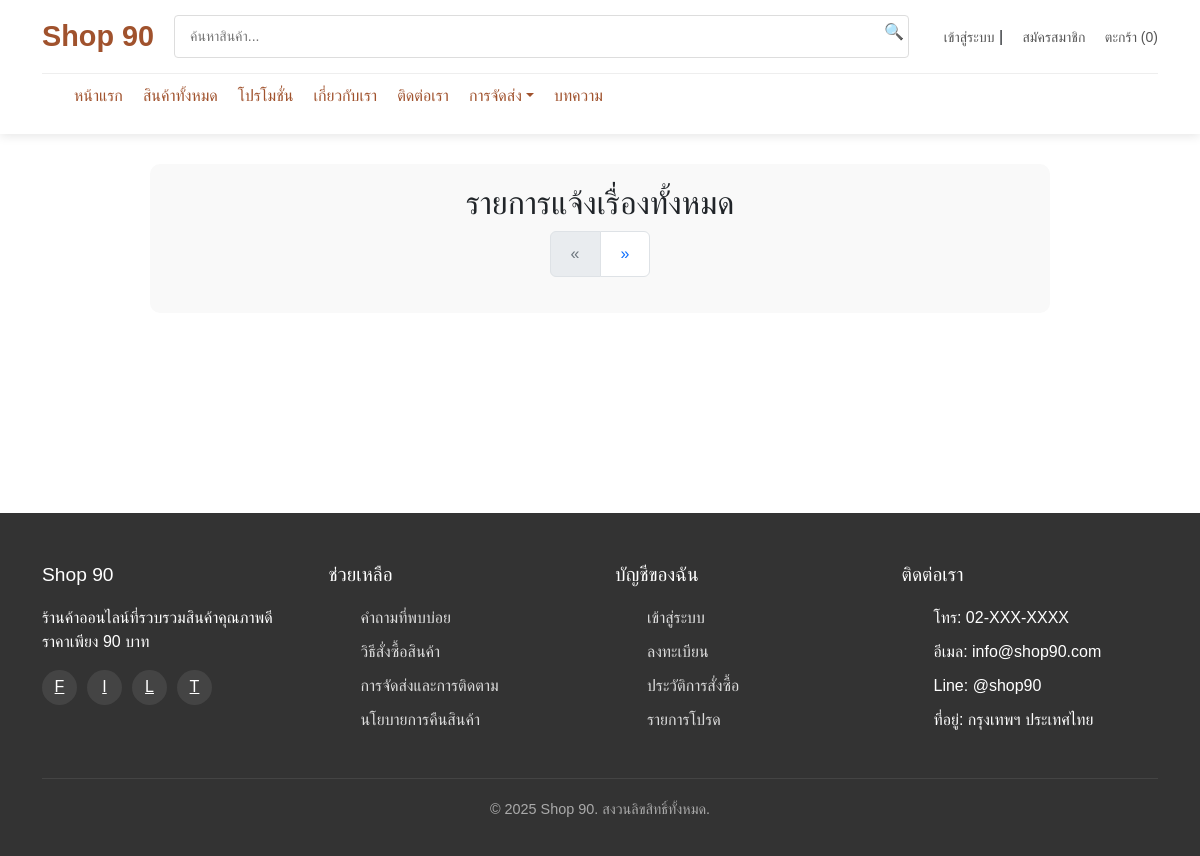
The page /page/issue_management.php on the database as committed earlier.
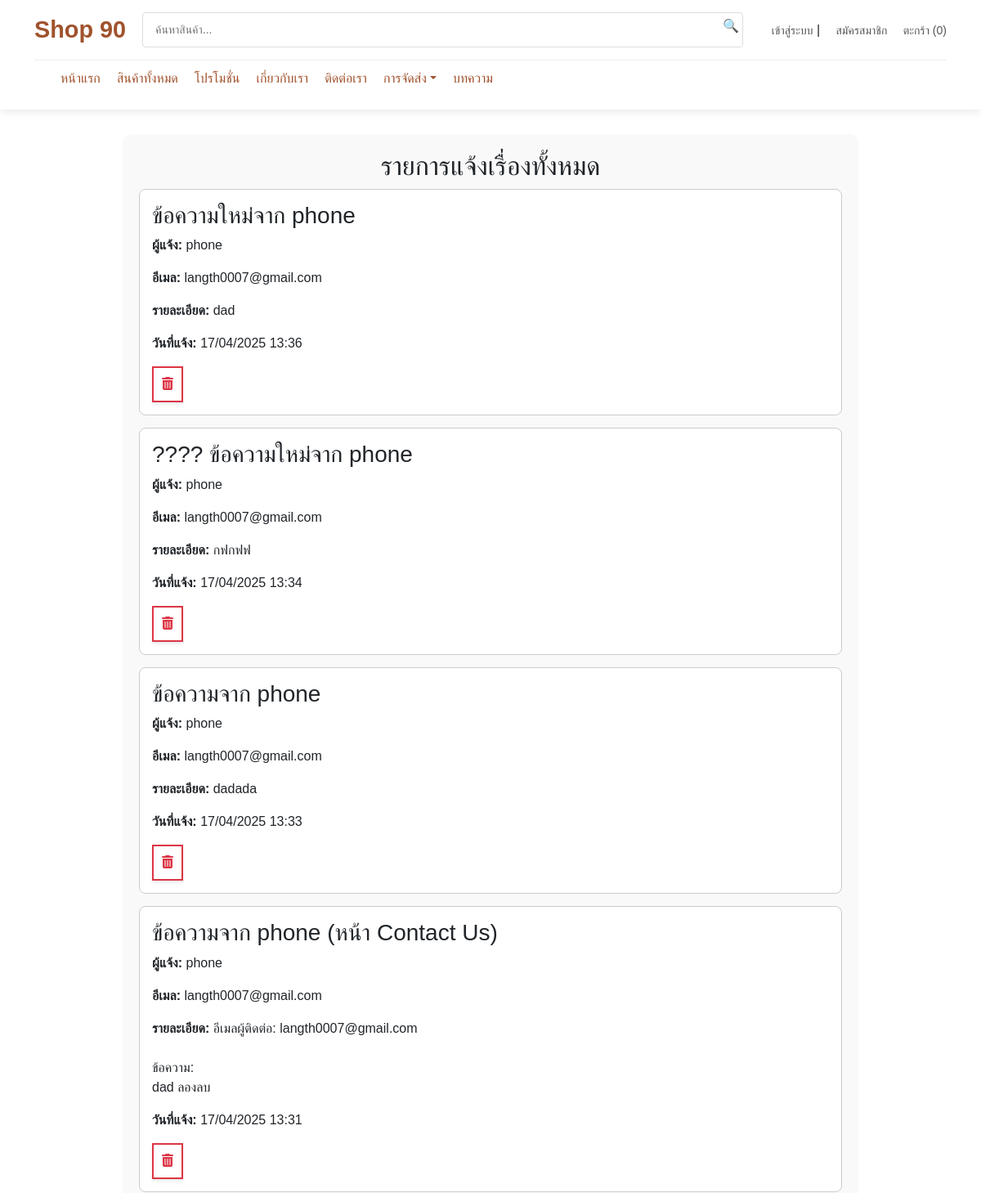
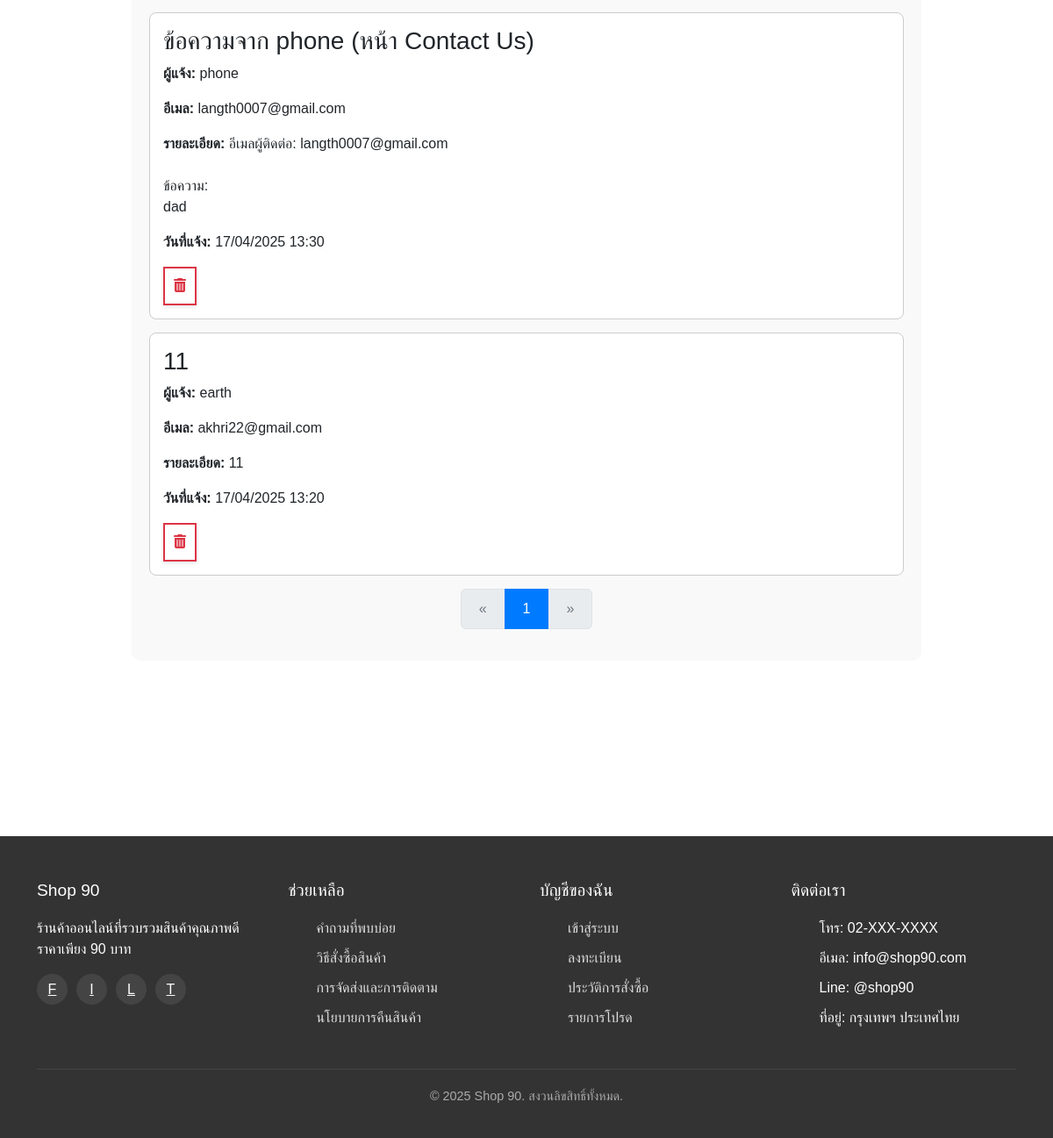
The same page on the database as committed later (2 pictures, top to bottom).
### tables this page shows
CREATE TABLE `complaints` (
  `complaint_id` int(11) NOT NULL,
  `user_id` int(11) NOT NULL,
  `title` varchar(255) NOT NULL,
  `description` text NOT NULL,
  `created_at` datetime DEFAULT current_timestamp(),
  `updated_at` datetime DEFAULT current_timestamp() ON UPDATE current_timestamp(),
  `status` varchar(2) NOT NULL
);

CREATE TABLE `users` (
  `user_id` int(11) NOT NULL,
  `username` varchar(255) NOT NULL,
  `email` varchar(255) NOT NULL,
  `password` varchar(255) NOT NULL,
  `phone_number` varchar(20) DEFAULT NULL,
  `address` text DEFAULT NULL,
  `user_type` enum('customer','admin') NOT NULL DEFAULT 'customer',
  `created_at` timestamp NOT NULL DEFAULT current_timestamp(),
  `profile_image` varchar(255) NOT NULL DEFAULT 'default.png'
);

### page/issue_management.php (the view, shortened to what this page needs)
<?php
include('../includes/header.php');
$limit = 10;
$page = isset($_GET['page']) ? (int)$_GET['page'] : 1;
$offset = ($page - 1) * $limit;
$sql = "SELECT c.*, u.username, u.email
        FROM complaints c
        JOIN users u ON c.user_id = u.user_id
        WHERE c.status = 'y'  -- เพิ่มเงื่อนไขเลือกสถานะ 'y'
        ORDER BY c.created_at DESC
        LIMIT $limit OFFSET $offset";
$result = $conn->query($sql);
$total_sql = "SELECT COUNT(*) AS total FROM complaints WHERE status = 'y'";
$total_result = $conn->query($total_sql);
$total_row = $total_result->fetch_assoc();
$total_records = $total_row['total'];
$total_pages = ceil($total_records / $limit);
?>
<!DOCTYPE html>
<html lang="th">
<head>
</head>
<body>
    <div class="issue-container">
        <h2>รายการแจ้งเรื่องทั้งหมด</h2>
        <?php while ($row = $result->fetch_assoc()) : ?>
        <div class="issue-card">
            <h3> <?= htmlspecialchars($row['title']) ?></h3>
            <p><strong>ผู้แจ้ง:</strong> <?= htmlspecialchars($row['username']) ?></p>
            <p><strong>อีเมล:</strong> <?= htmlspecialchars($row['email']) ?></p>
            <p><strong>รายละเอียด:</strong> <?= nl2br(htmlspecialchars($row['description'])) ?></p>
            <p><strong>วันที่แจ้ง:</strong> <?= date('d/m/Y H:i', strtotime($row['created_at'])) ?></p>
            <form action="../process/del_issue_management.php" method="POST" style="display:inline;">
                <button type="submit" class="custom-delete-btn" id="deleteBtn">
                    <i class="fas fa-trash-alt"></i>
                </button>
            </form>
        </div>
        <?php endwhile; ?>
        <nav aria-label="Page navigation">
            <ul class="pagination justify-content-center">
                <li class="page-item <?= ($page == 1) ? 'disabled' : '' ?>">
                    <a class="page-link" href="?page=<?= $page - 1 ?>" aria-label="Previous">
                        <span aria-hidden="true">&laquo;</span>
                    </a>
                </li>
                <?php for ($i = 1; $i <= $total_pages; $i++): ?>
                <li class="page-item <?= ($page == $i) ? 'active' : '' ?>">
                    <a class="page-link" href="?page=<?= $i ?>"><?= $i ?></a>
                </li>
                <?php endfor; ?>
                <li class="page-item <?= ($page == $total_pages) ? 'disabled' : '' ?>">
                    <a class="page-link" href="?page=<?= $page + 1 ?>" aria-label="Next">
                        <span aria-hidden="true">&raquo;</span>
                    </a>
                </li>
            </ul>
        </nav>
    </div>
</body>
</html>
<?php
include('../includes/footer.php');
?>

Rows that differ between the two databases and show on the page:
added complaints: title "ข้อความใหม่จาก phone", user.username "phone", user.email "langth0007@gmail.com", description "dad", created_at "17/04/2025 13:36"
added complaints: title "???? ข้อความใหม่จาก phone", user.username "phone", user.email "langth0007@gmail.com", description "กฟกฟฟ", created_at "17/04/2025 13:34"
added complaints: title "ข้อความจาก phone", user.username "phone", user.email "langth0007@gmail.com", description "dadada", created_at "17/04/2025 13:33"
added complaints: title "ข้อความจาก phone (หน้า Contact Us)", user.username "phone", user.email "langth0007@gmail.com", description "อีเมลผู้ติดต่อ: langth0007@gmail.com ข้อความ: dad ลองลบ", created_at "17/04/2025 13:31"
added complaints: title "ข้อความจาก phone (หน้า Contact Us)", user.username "phone", user.email "langth0007@gmail.com", description "อีเมลผู้ติดต่อ: langth0007@gmail.com ข้อความ: dad", created_at "17/04/2025 13:30"
added complaints: title "11", user.username "earth", user.email "akhri22@gmail.com", description "11", created_at "17/04/2025 13:20"
Other text that changed with them:
new list line: "1"
